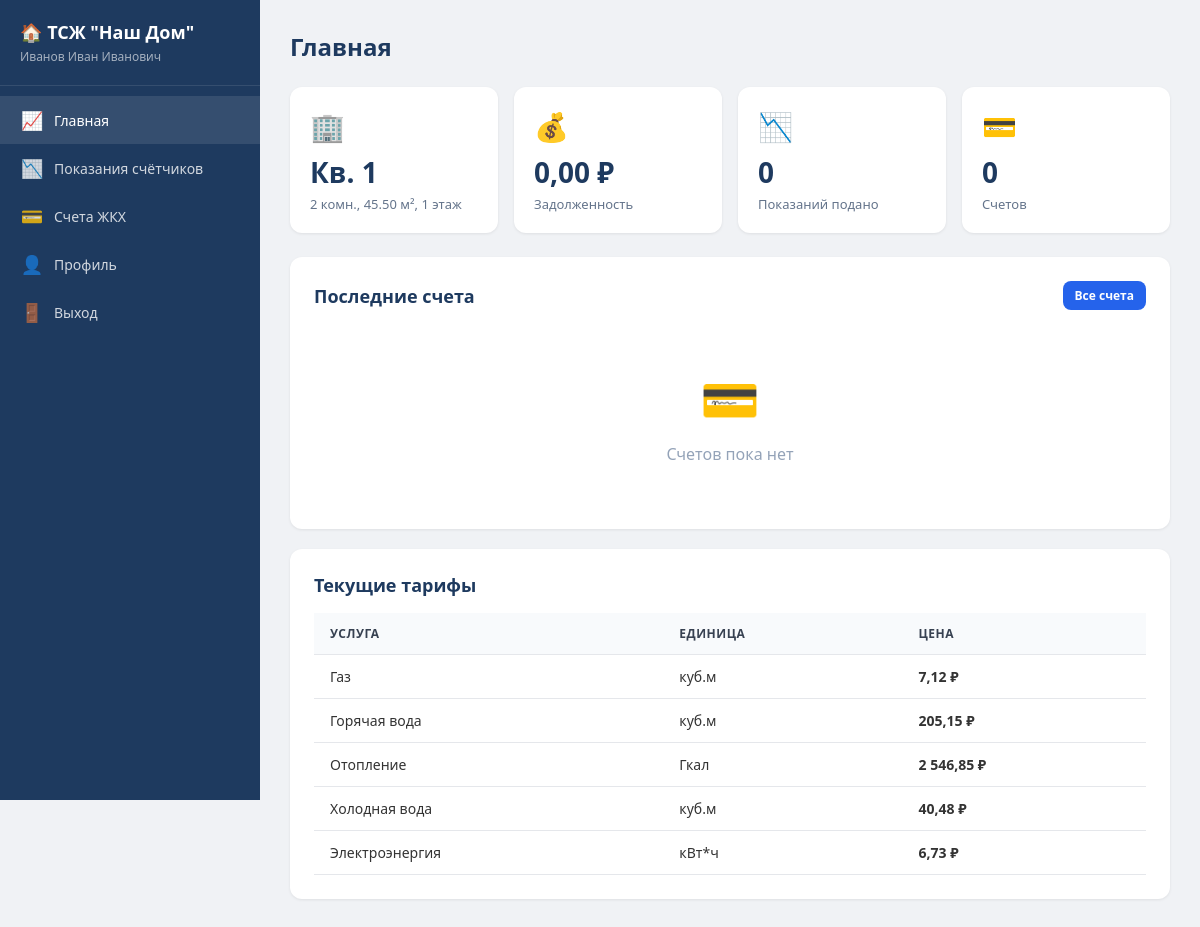
The app's page /dashboard.php (signed in) with its own data.
### tables this page shows
CREATE TABLE residents (
    id INT AUTO_INCREMENT PRIMARY KEY,
    user_id INT NOT NULL,
    apartment_id INT NOT NULL,
    phone VARCHAR(20),
    registered_at DATE NOT NULL,
    FOREIGN KEY (user_id) REFERENCES users(id) ON DELETE CASCADE,
    FOREIGN KEY (apartment_id) REFERENCES apartments(id) ON DELETE CASCADE
);

CREATE TABLE apartments (
    id INT AUTO_INCREMENT PRIMARY KEY,
    number VARCHAR(20) NOT NULL,
    floor INT NOT NULL,
    area DECIMAL(10,2) NOT NULL,
    rooms INT NOT NULL,
    owner_id INT,
    FOREIGN KEY (owner_id) REFERENCES users(id) ON DELETE SET NULL
);

CREATE TABLE tariffs (
    id INT AUTO_INCREMENT PRIMARY KEY,
    name VARCHAR(100) NOT NULL,
    unit VARCHAR(50) NOT NULL,
    price_per_unit DECIMAL(10,4) NOT NULL,
    updated_at TIMESTAMP DEFAULT CURRENT_TIMESTAMP ON UPDATE CURRENT_TIMESTAMP
);

### config.php (called while the page is built, shortened)
<?php
function escape($str) {
    return htmlspecialchars($str, ENT_QUOTES, 'UTF-8');
}

### dashboard.php (the view, shortened to what this page needs)
<?php
require_once 'config.php';
$user_id = $_SESSION['user_id'];
$stmt = $pdo->prepare("
    SELECT a.*, r.phone, r.registered_at
    FROM apartments a
    JOIN residents r ON r.apartment_id = a.id
    WHERE r.user_id = ?
");
$stmt->execute([$user_id]);
$apartment = $stmt->fetch();
$bills = [];
$readings = [];
if ($apartment) {
    $stmt = $pdo->prepare("SELECT * FROM bills WHERE apartment_id = ? ORDER BY period DESC LIMIT 12");
    $stmt->execute([$apartment['id']]);
    $bills = $stmt->fetchAll();
    $stmt = $pdo->prepare("
        SELECT mr.*, t.name as tariff_name, t.unit, t.price_per_unit
        FROM meter_readings mr
        JOIN tariffs t ON t.id = mr.tariff_id
        WHERE mr.apartment_id = ?
        ORDER BY mr.reading_date DESC LIMIT 20
    ");
    $stmt->execute([$apartment['id']]);
    $readings = $stmt->fetchAll();
}
$tariffs = $pdo->query("SELECT * FROM tariffs ORDER BY name")->fetchAll();
$unpaid = 0;
?>
<!DOCTYPE html>
<html lang="ru">
<head>
    <link rel="stylesheet" href="style.css">
</head>
<body>
    <div class="layout">
        <aside class="sidebar">
            <div class="sidebar-header">
                <h2>&#127968; ТСЖ "Наш Дом"</h2>
                <p><?= escape($_SESSION['full_name']) ?></p>
            </div>
            <nav class="sidebar-nav">
                <a href="dashboard.php" class="active">
                    <span class="icon">&#128200;</span> Главная
                </a>
                <a href="readings.php">
                    <span class="icon">&#128201;</span> Показания счётчиков
                </a>
                <a href="bills.php">
                    <span class="icon">&#128179;</span> Счета ЖКХ
                </a>
                <a href="profile.php">
                    <span class="icon">&#128100;</span> Профиль
                </a>
                <a href="logout.php">
                    <span class="icon">&#128682;</span> Выход
                </a>
            </nav>
        </aside>
        <main class="main-content">
            <div class="page-header">
                <h1>Главная</h1>
            </div>
            <?php if ($apartment): ?>
            <div class="stats-grid">
                <div class="stat-card">
                    <div class="stat-icon">&#127970;</div>
                    <div class="stat-value">Кв. <?= escape($apartment['number']) ?></div>
                    <div class="stat-label"><?= $apartment['rooms'] ?> комн., <?= $apartment['area'] ?> м², <?= $apartment['floor'] ?> этаж</div>
                </div>
                <div class="stat-card">
                    <div class="stat-icon">&#128176;</div>
                    <div class="stat-value"><?= number_format($unpaid, 2, ',', ' ') ?> &#8381;</div>
                    <div class="stat-label">Задолженность</div>
                </div>
                <div class="stat-card">
                    <div class="stat-icon">&#128201;</div>
                    <div class="stat-value"><?= count($readings) ?></div>
                    <div class="stat-label">Показаний подано</div>
                </div>
                <div class="stat-card">
                    <div class="stat-icon">&#128179;</div>
                    <div class="stat-value"><?= count($bills) ?></div>
                    <div class="stat-label">Счетов</div>
                </div>
            </div>
            <div class="card">
                <div class="card-header">
                    <h3>Последние счета</h3>
                    <a href="bills.php" class="btn btn-sm btn-primary">Все счета</a>
                </div>
                <?php if (count($bills) > 0): ?>
                <table>
                    <thead>
                        <tr>
                            <th>Период</th>
                            <th>Сумма</th>
                            <th>Статус</th>
                        </tr>
                    </thead>
                    <tbody>
                        <?php foreach (array_slice($bills, 0, 5) as $bill): ?>
                        <tr>
                            <td><?= escape($bill['period']) ?></td>
                            <td><strong><?= number_format($bill['total_amount'], 2, ',', ' ') ?> &#8381;</strong></td>
                            <td>
                                <?php if ($bill['is_paid']): ?>
                                    <span class="badge badge-success">Оплачен</span>
                                <?php else: ?>
                                    <span class="badge badge-warning">Не оплачен</span>
                                <?php endif; ?>
                            </td>
                        </tr>
                        <?php endforeach; ?>
                    </tbody>
                </table>
                <?php else: ?>
                <div class="empty-state">
                    <div class="empty-icon">&#128179;</div>
                    <p>Счетов пока нет</p>
                </div>
                <?php endif; ?>
            </div>
            <div class="card">
                <div class="card-header">
                    <h3>Текущие тарифы</h3>
                </div>
                <table>
                    <thead>
                        <tr>
                            <th>Услуга</th>
                            <th>Единица</th>
                            <th>Цена</th>
                        </tr>
                    </thead>
                    <tbody>
                        <?php foreach ($tariffs as $t): ?>
                        <tr>
                            <td><?= escape($t['name']) ?></td>
                            <td><?= escape($t['unit']) ?></td>
                            <td><strong><?= number_format($t['price_per_unit'], 2, ',', ' ') ?> &#8381;</strong></td>
                        </tr>
                        <?php endforeach; ?>
                    </tbody>
                </table>
            </div>
            <?php endif; ?>
        </main>
    </div>
</body>
</html>

### style.css (style rules this page uses)
* { margin: 0; padding: 0; box-sizing: border-box; }
body { font-family: 'Segoe UI', Tahoma, Geneva, Verdana, sans-serif; background: #f0f2f5; color: #333; min-height: 100vh; }
a { color: #2563eb; text-decoration: none; }
.btn { display: inline-block; padding: 10px 20px; border: none; border-radius: 8px; font-size: 14px; font-weight: 600; cursor: pointer; transition: all 0.2s; text-align: center; }
.btn-primary { background: #2563eb; color: #fff; }
.btn-sm { padding: 6px 12px; font-size: 12px; }
.layout { display: flex; min-height: 100vh; }
.sidebar { width: 260px; background: #1e3a5f; color: #fff; padding: 20px 0; position: fixed; height: 100vh; overflow-y: auto; }
.sidebar-header { padding: 0 20px 20px; border-bottom: 1px solid rgba(255,255,255,0.1); margin-bottom: 10px; }
.sidebar-header h2 { font-size: 18px; margin-bottom: 4px; }
.sidebar-header p { font-size: 12px; color: rgba(255,255,255,0.6); }
.sidebar-nav a { display: flex; align-items: center; gap: 10px; padding: 12px 20px; color: rgba(255,255,255,0.8); text-decoration: none; transition: all 0.2s; font-size: 14px; }
.sidebar-nav a:hover, .sidebar-nav a.active { background: rgba(255,255,255,0.1); color: #fff; text-decoration: none; }
.sidebar-nav a .icon { font-size: 18px; width: 24px; text-align: center; }
.main-content { margin-left: 260px; flex: 1; padding: 30px; background: #f0f2f5; min-height: 100vh; }
.page-header { display: flex; justify-content: space-between; align-items: center; margin-bottom: 24px; }
.page-header h1 { font-size: 24px; color: #1e3a5f; }
.card { background: #fff; border-radius: 12px; padding: 24px; margin-bottom: 20px; box-shadow: 0 1px 3px rgba(0,0,0,0.08); }
.card-header { display: flex; justify-content: space-between; align-items: center; margin-bottom: 16px; }
.card-header h3 { font-size: 18px; color: #1e3a5f; }
.stats-grid { display: grid; grid-template-columns: repeat(auto-fit, minmax(200px, 1fr)); gap: 16px; margin-bottom: 24px; }
.stat-card { background: #fff; border-radius: 12px; padding: 20px; box-shadow: 0 1px 3px rgba(0,0,0,0.08); }
.stat-card .stat-icon { font-size: 28px; margin-bottom: 8px; }
.stat-card .stat-value { font-size: 28px; font-weight: 700; color: #1e3a5f; }
.stat-card .stat-label { font-size: 13px; color: #64748b; margin-top: 4px; }
table { width: 100%; border-collapse: collapse; }
table th, table td { padding: 12px 16px; text-align: left; border-bottom: 1px solid #e5e7eb; font-size: 14px; }
table th { background: #f8fafc; font-weight: 600; color: #374151; font-size: 12px; text-transform: uppercase; letter-spacing: 0.5px; }
.empty-state { text-align: center; padding: 40px; color: #94a3b8; }
.empty-state .empty-icon { font-size: 48px; margin-bottom: 12px; }

### records on screen
residents: apartment.number "1", apartment.rooms "2", apartment.area "45.50", apartment.floor "1"
tariffs: name "Газ", unit "куб.м", price_per_unit "7,12"
tariffs: name "Горячая вода", unit "куб.м", price_per_unit "205,15"
tariffs: name "Отопление", unit "Гкал", price_per_unit "2 546,85"
tariffs: name "Холодная вода", unit "куб.м", price_per_unit "40,48"
tariffs: name "Электроэнергия", unit "кВт*ч", price_per_unit "6,73"

### other values on screen
$_SESSION['full_name'] "Иванов Иван Иванович"
$unpaid "0,00"
count($readings) "0"
count($bills) "0"
